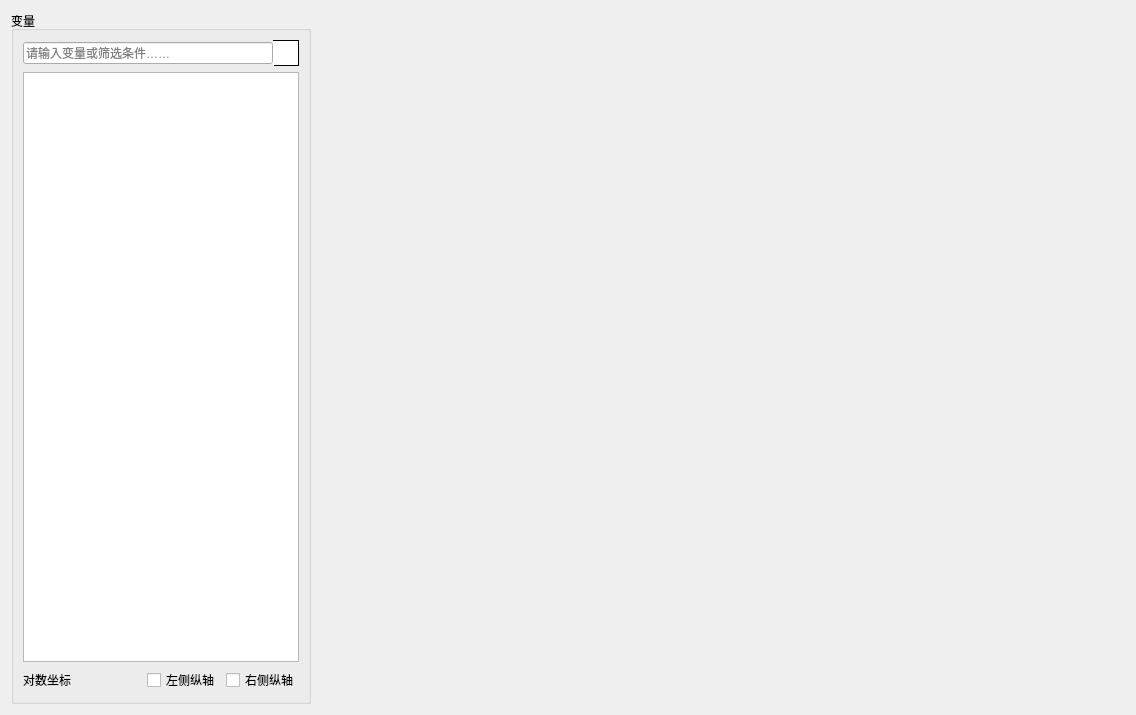
<?xml version="1.0" encoding="UTF-8"?>
<ui version="4.0">
 <class>DCSweepResult</class>
 <widget class="QDialog" name="DCSweepResult">
  <property name="geometry">
   <rect>
    <x>0</x>
    <y>0</y>
    <width>1136</width>
    <height>715</height>
   </rect>
  </property>
  <property name="windowTitle">
   <string>直流扫描分析 - 仿真结果</string>
  </property>
  <layout class="QGridLayout" name="gridLayout">
   <item row="0" column="0">
    <widget class="QGroupBox" name="variable">
     <property name="maximumSize">
      <size>
       <width>300</width>
       <height>16777215</height>
      </size>
     </property>
     <property name="font">
      <font>
       <family>Microsoft YaHei UI</family>
       <weight>50</weight>
       <bold>false</bold>
      </font>
     </property>
     <property name="title">
      <string>变量</string>
     </property>
     <layout class="QGridLayout" name="gridLayout_2">
      <item row="0" column="0">
       <layout class="QHBoxLayout" name="horizontalLayout">
        <property name="spacing">
         <number>0</number>
        </property>
        <property name="sizeConstraint">
         <enum>QLayout::SetDefaultConstraint</enum>
        </property>
        <item>
         <widget class="QLineEdit" name="variableSearch">
          <property name="focusPolicy">
           <enum>Qt::ClickFocus</enum>
          </property>
          <property name="placeholderText">
           <string>请输入变量或筛选条件……</string>
          </property>
         </widget>
        </item>
        <item>
         <widget class="QLabel" name="label">
          <property name="sizePolicy">
           <sizepolicy hsizetype="Fixed" vsizetype="Fixed">
            <horstretch>26</horstretch>
            <verstretch>26</verstretch>
           </sizepolicy>
          </property>
          <property name="minimumSize">
           <size>
            <width>26</width>
            <height>26</height>
           </size>
          </property>
          <property name="maximumSize">
           <size>
            <width>26</width>
            <height>26</height>
           </size>
          </property>
          <property name="styleSheet">
           <string notr="true">background-color: rgb(255, 255, 255);
border: 1px solid black;
border-left-color: rgb(255, 255, 255);</string>
          </property>
          <property name="frameShape">
           <enum>QFrame::NoFrame</enum>
          </property>
          <property name="lineWidth">
           <number>-2</number>
          </property>
          <property name="text">
           <string/>
          </property>
          <property name="pixmap">
           <pixmap resource="resource/res.qrc">:/background/filter</pixmap>
          </property>
          <property name="scaledContents">
           <bool>true</bool>
          </property>
          <property name="margin">
           <number>3</number>
          </property>
         </widget>
        </item>
       </layout>
      </item>
      <item row="1" column="0">
       <widget class="QListWidget" name="variableList">
        <property name="font">
         <font>
          <family>Microsoft YaHei UI</family>
          <pointsize>9</pointsize>
         </font>
        </property>
        <property name="toolTip">
         <string>选择变量前复选框以设置纵轴变量</string>
        </property>
       </widget>
      </item>
      <item row="2" column="0">
       <layout class="QHBoxLayout" name="horizontalLayout_4">
        <item>
         <widget class="QLabel" name="label_3">
          <property name="toolTip">
           <string>选中复选框以对该轴使用对数坐标</string>
          </property>
          <property name="text">
           <string>对数坐标</string>
          </property>
         </widget>
        </item>
        <item>
         <layout class="QVBoxLayout" name="verticalLayout">
          <item>
           <layout class="QHBoxLayout" name="horizontalLayout_3">
            <item>
             <widget class="QCheckBox" name="yAxisLog">
              <property name="text">
               <string>左侧纵轴</string>
              </property>
             </widget>
            </item>
            <item>
             <widget class="QCheckBox" name="yAxis2Log">
              <property name="text">
               <string>右侧纵轴</string>
              </property>
             </widget>
            </item>
           </layout>
          </item>
         </layout>
        </item>
       </layout>
      </item>
     </layout>
    </widget>
   </item>
   <item row="0" column="1">
    <widget class="QCustomPlot" name="resultPlot" native="true"/>
   </item>
  </layout>
 </widget>
 <customwidgets>
  <customwidget>
   <class>QCustomPlot</class>
   <extends>QWidget</extends>
   <header>qcustomplot.h</header>
   <container>1</container>
  </customwidget>
 </customwidgets>
 <resources>
  <include location="resource/res.qrc"/>
 </resources>
 <connections>
  <connection>
   <sender>variableList</sender>
   <signal>itemClicked(QListWidgetItem*)</signal>
   <receiver>DCSweepResult</receiver>
   <slot>plotCheckedVariables()</slot>
   <hints>
    <hint type="sourcelabel">
     <x>145</x>
     <y>122</y>
    </hint>
    <hint type="destinationlabel">
     <x>314</x>
     <y>11</y>
    </hint>
   </hints>
  </connection>
  <connection>
   <sender>variableSearch</sender>
   <signal>editingFinished()</signal>
   <receiver>variableList</receiver>
   <slot>setFocus()</slot>
   <hints>
    <hint type="sourcelabel">
     <x>198</x>
     <y>58</y>
    </hint>
    <hint type="destinationlabel">
     <x>196</x>
     <y>113</y>
    </hint>
   </hints>
  </connection>
  <connection>
   <sender>variableSearch</sender>
   <signal>textChanged(QString)</signal>
   <receiver>DCSweepResult</receiver>
   <slot>searchVariable(QString)</slot>
   <hints>
    <hint type="sourcelabel">
     <x>253</x>
     <y>63</y>
    </hint>
    <hint type="destinationlabel">
     <x>316</x>
     <y>66</y>
    </hint>
   </hints>
  </connection>
  <connection>
   <sender>yAxisLog</sender>
   <signal>toggled(bool)</signal>
   <receiver>DCSweepResult</receiver>
   <slot>plotCheckedVariables()</slot>
   <hints>
    <hint type="sourcelabel">
     <x>156</x>
     <y>678</y>
    </hint>
    <hint type="destinationlabel">
     <x>315</x>
     <y>526</y>
    </hint>
   </hints>
  </connection>
  <connection>
   <sender>yAxis2Log</sender>
   <signal>toggled(bool)</signal>
   <receiver>DCSweepResult</receiver>
   <slot>plotCheckedVariables()</slot>
   <hints>
    <hint type="sourcelabel">
     <x>237</x>
     <y>682</y>
    </hint>
    <hint type="destinationlabel">
     <x>312</x>
     <y>576</y>
    </hint>
   </hints>
  </connection>
 </connections>
 <slots>
  <slot>plotCheckedVariables()</slot>
  <slot>searchVariable(QString)</slot>
 </slots>
</ui>
